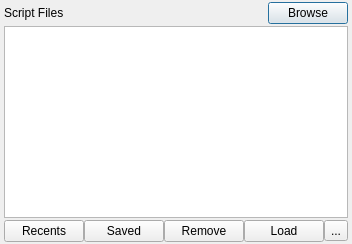
            <widget class="QWidget" name="scriptLoadedTab">
             <property name="baseSize">
              <size>
               <width>350</width>
               <height>0</height>
              </size>
             </property>
             <attribute name="title">
              <string>Script</string>
             </attribute>
             <layout class="QVBoxLayout" name="verticalLayout_21">
              <property name="spacing">
               <number>2</number>
              </property>
              <property name="leftMargin">
               <number>4</number>
              </property>
              <property name="topMargin">
               <number>2</number>
              </property>
              <property name="rightMargin">
               <number>4</number>
              </property>
              <property name="bottomMargin">
               <number>2</number>
              </property>
              <item>
               <layout class="QHBoxLayout" name="scriptsLoadedTopBtns">
                <item>
                 <widget class="QLabel" name="scriptsLoadedLabel">
                  <property name="text">
                   <string>Script Files</string>
                  </property>
                 </widget>
                </item>
                <item>
                 <spacer name="horizontalSpacer_3">
                  <property name="orientation">
                   <enum>Qt::Horizontal</enum>
                  </property>
                  <property name="sizeHint" stdset="0">
                   <size>
                    <width>40</width>
                    <height>20</height>
                   </size>
                  </property>
                 </spacer>
                </item>
                <item>
                 <widget class="QPushButton" name="browseScriptBtn">
                  <property name="text">
                   <string>Browse</string>
                  </property>
                  <property name="autoDefault">
                   <bool>true</bool>
                  </property>
                  <property name="default">
                   <bool>true</bool>
                  </property>
                  <property name="flat">
                   <bool>false</bool>
                  </property>
                 </widget>
                </item>
               </layout>
              </item>
              <item>
               <widget class="QTableWidget" name="scriptsLoadedTree">
                <property name="sizePolicy">
                 <sizepolicy hsizetype="Preferred" vsizetype="Expanding">
                  <horstretch>0</horstretch>
                  <verstretch>0</verstretch>
                 </sizepolicy>
                </property>
               </widget>
              </item>
              <item>
               <layout class="QHBoxLayout" name="scriptsLoadedBtns">
                <property name="spacing">
                 <number>0</number>
                </property>
                <item>
                 <widget class="QPushButton" name="scriptRecentsBtn">
                  <property name="statusTip">
                   <string>Browse recent demo files</string>
                  </property>
                  <property name="text">
                   <string>Recents</string>
                  </property>
                 </widget>
                </item>
                <item>
                 <widget class="QPushButton" name="scriptsSavedBtn">
                  <property name="statusTip">
                   <string>Browse bookmarked demo files</string>
                  </property>
                  <property name="text">
                   <string>Saved</string>
                  </property>
                 </widget>
                </item>
                <item>
                 <widget class="QPushButton" name="scriptRemoveBtn">
                  <property name="statusTip">
                   <string>Remove selected demo file</string>
                  </property>
                  <property name="text">
                   <string>Remove</string>
                  </property>
                 </widget>
                </item>
                <item>
                 <widget class="QPushButton" name="scriptLoadBtn">
                  <property name="statusTip">
                   <string>Load a new .demo file</string>
                  </property>
                  <property name="text">
                   <string>Load</string>
                  </property>
                 </widget>
                </item>
                <item>
                 <widget class="QToolButton" name="scriptsEtcBtn">
                  <property name="text">
                   <string>...</string>
                  </property>
                 </widget>
                </item>
               </layout>
              </item>
             </layout>
            </widget>
